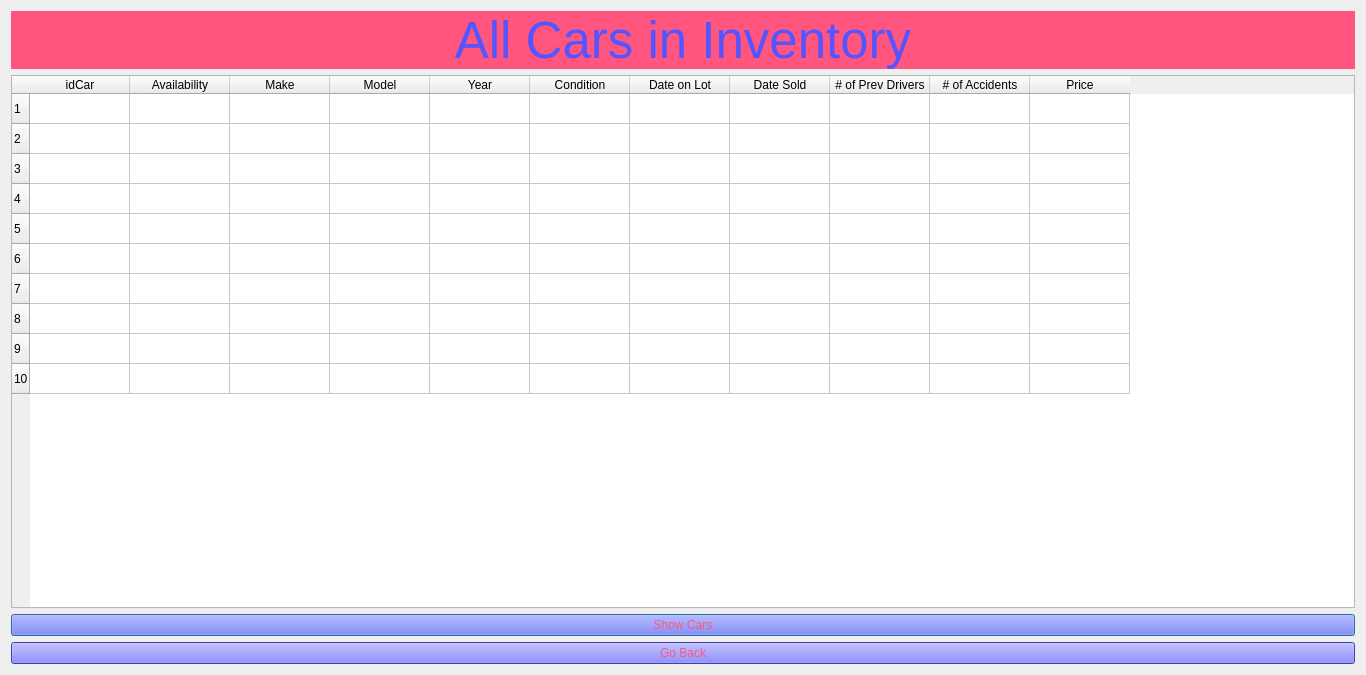
<?xml version="1.0" encoding="UTF-8"?>
<ui version="4.0">
 <class>Dialog</class>
 <widget class="QDialog" name="Dialog">
  <property name="geometry">
   <rect>
    <x>0</x>
    <y>0</y>
    <width>1366</width>
    <height>675</height>
   </rect>
  </property>
  <property name="windowTitle">
   <string>Dialog</string>
  </property>
  <layout class="QVBoxLayout" name="verticalLayout_4">
   <item>
    <widget class="QLabel" name="label">
     <property name="font">
      <font>
       <family>MS Shell Dlg 2</family>
       <pointsize>38</pointsize>
       <weight>50</weight>
       <italic>false</italic>
       <bold>false</bold>
      </font>
     </property>
     <property name="styleSheet">
      <string notr="true">color: rgb(85, 85, 255);
font: 38pt &quot;MS Shell Dlg 2&quot;;
background-color: rgb(255, 85, 127);</string>
     </property>
     <property name="text">
      <string>All Cars in Inventory</string>
     </property>
     <property name="textFormat">
      <enum>Qt::PlainText</enum>
     </property>
     <property name="alignment">
      <set>Qt::AlignCenter</set>
     </property>
    </widget>
   </item>
   <item>
    <layout class="QVBoxLayout" name="verticalLayout_3"/>
   </item>
   <item>
    <layout class="QVBoxLayout" name="verticalLayout">
     <item>
      <widget class="QTableWidget" name="tableWidget">
       <property name="rowCount">
        <number>10</number>
       </property>
       <property name="columnCount">
        <number>11</number>
       </property>
       <row/>
       <row/>
       <row/>
       <row/>
       <row/>
       <row/>
       <row/>
       <row/>
       <row/>
       <row/>
       <column>
        <property name="text">
         <string>idCar</string>
        </property>
       </column>
       <column>
        <property name="text">
         <string>Availability</string>
        </property>
       </column>
       <column>
        <property name="text">
         <string>Make</string>
        </property>
       </column>
       <column>
        <property name="text">
         <string>Model</string>
        </property>
       </column>
       <column>
        <property name="text">
         <string>Year</string>
        </property>
       </column>
       <column>
        <property name="text">
         <string>Condition</string>
        </property>
       </column>
       <column>
        <property name="text">
         <string>Date on Lot</string>
        </property>
       </column>
       <column>
        <property name="text">
         <string>Date Sold</string>
        </property>
       </column>
       <column>
        <property name="text">
         <string># of Prev Drivers</string>
        </property>
       </column>
       <column>
        <property name="text">
         <string># of Accidents</string>
        </property>
       </column>
       <column>
        <property name="text">
         <string>Price</string>
        </property>
       </column>
      </widget>
     </item>
     <item>
      <widget class="QPushButton" name="ShowData">
       <property name="styleSheet">
        <string notr="true">font: 12pt &quot;MS Shell Dlg 2&quot;;
color: rgb(255, 85, 127);
background-color: rgb(85, 85, 255);</string>
       </property>
       <property name="text">
        <string>Show Cars</string>
       </property>
      </widget>
     </item>
    </layout>
   </item>
   <item>
    <widget class="QPushButton" name="BackButton">
     <property name="styleSheet">
      <string notr="true">font: 12pt &quot;MS Shell Dlg 2&quot;;
color: rgb(255, 85, 127);
background-color: rgb(85, 85, 255);</string>
     </property>
     <property name="text">
      <string>Go Back</string>
     </property>
    </widget>
   </item>
  </layout>
 </widget>
 <resources/>
 <connections/>
</ui>
